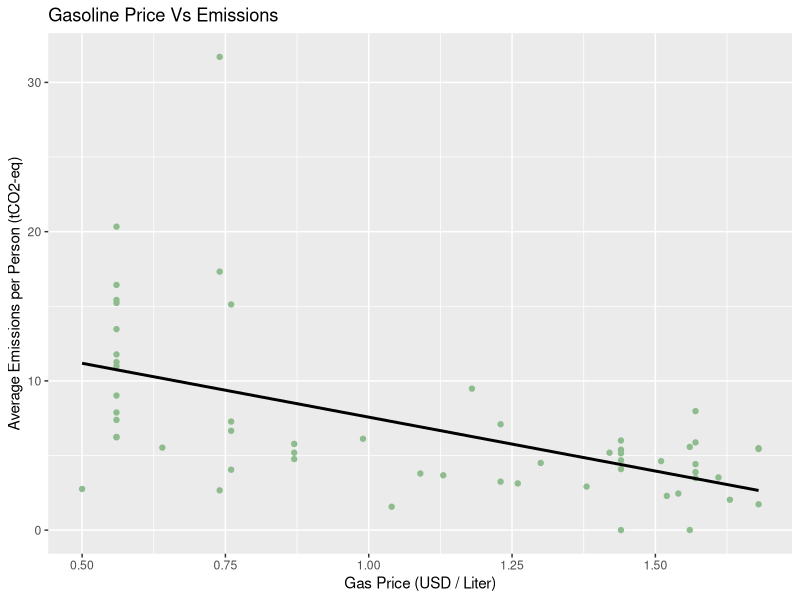

Here is the R script that generated this plot:
# libraries
library("readxl")
library("dplyr")
library("ggplot2")

# load file and get data for plot
# Gasoline price (GEA+) [USD/liter]
# Emissions per person (CDP) [tCo2-eq/Person] AS
# Total emissions (CDP) [tCO2-eq] / Population (CDP)
data <- read_excel("./D_FINAL.xlsx") %>%
  mutate(`Emissions per Person (CDP) [tCo2-eq]` = `Total emissions (CDP) [tCO2-eq]` / `Population (CDP)`) %>%
  select(`Gasoline price (GEA+) [USD/liter]`, `Emissions per Person (CDP) [tCo2-eq]`) %>%
  na.omit()

# plot data as scatter plot
chart3 <- ggplot(data, aes(x = `Gasoline price (GEA+) [USD/liter]`, y = `Emissions per Person (CDP) [tCo2-eq]`)) +
  geom_point(col = "darkseagreen") +
  stat_smooth(method = lm, se = FALSE, color = "black") +
  labs(title = "Gasoline Price Vs Emissions", x = "Gas Price (USD / Liter)", y = "Average Emissions per Person (tCO2-eq)")